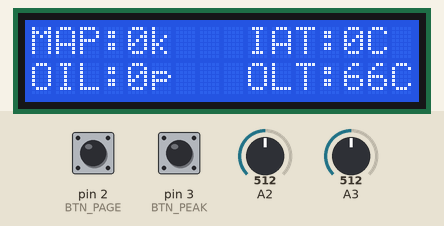
Recording of a sketch running on a simulated Arduino Uno, built with avr-gcc and run on an emulated ATmega328P. On the bench: 16×2 character LCD. The test bench sets the inputs (shaded band); at power-on: pin 3 (BTN_PEAK) HIGH, pin 2 (BTN_PAGE) HIGH, A2 = 512, A3 = 512. What the sketch prints to the serial monitor is not drawn.

Above: at 12.6 s.
12.7 s: pin 3 (BTN_PEAK) pulled LOW for 0.15 s
At 13.9 s:
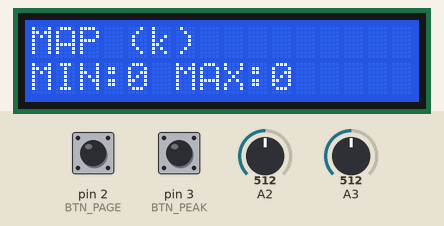
15.8 s: pin 2 (BTN_PAGE) pulled LOW for 0.15 s
At 17.4 s:
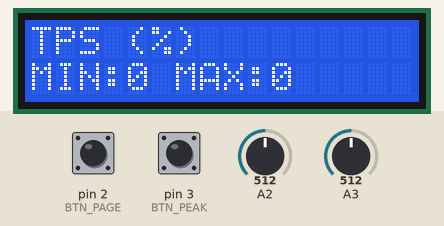
18.9 s: pin 2 (BTN_PAGE) pulled LOW for 1 s
At 21.7 s:
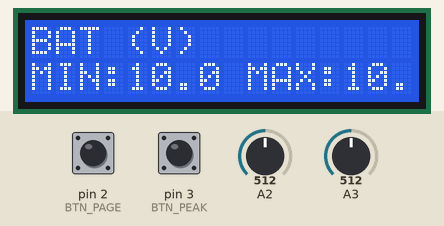
22.9 s: pin 3 (BTN_PEAK) pulled LOW for 1 s
At 24.7 s:
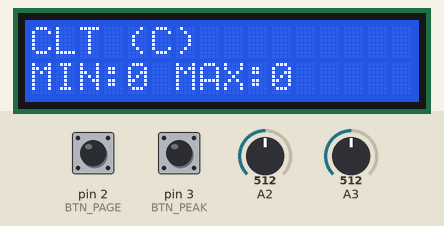
26.9 s: pin 2 (BTN_PAGE) pulled LOW for 0.15 s
At 27.9 s:
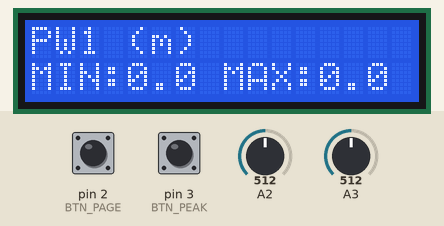
30.0 s: pin 3 (BTN_PEAK) pulled LOW for 0.15 s
At 31.3 s:
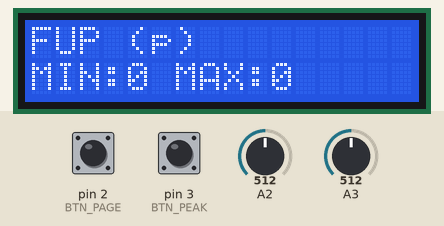

Measured:
- after the input at 12.7 s, the display: first changes after 0.15 s (image 1 shows a later state)
- after the input at 15.8 s, the display: first changes after 0.15 s (image 2 shows a later state)
- after the input at 18.9 s, the display: first changes after 1.0 s (image 3 shows a later state)
- after the input at 22.9 s, the display: first differs from a run without the input after 1.0 s (image 4 shows a later state)
- after the input at 26.9 s, the display: first changes after 0.15 s (image 5 shows a later state)
- after the input at 30.0 s, the display: first changes after 0.15 s (image 6 shows a later state)
- what the display in image 1 shows lasts 2.5 s, from 13.0 s to 15.5 s

The sketch:

ms2-display.ino
```cpp
// ========================================
// LANCER MONITOR - Modular Architecture
// ========================================

#include <Wire.h>
#include <LiquidCrystal_I2C.h>

// Incluir módulos del sistema
#include "data_types.h"
#include "config.h"
#include "sensor_direct.h"
#include "sensor_ms2.h"
#include "data_manager.h"
#include "alert_manager.h"
#include "display_helper.h"

// ========== GLOBAL OBJECTS ==========

LiquidCrystal_I2C lcd(LCD_ADDRESS, LCD_COLS, LCD_ROWS);
DataManager dataManager;
AlertManager alertManager(&dataManager);
DisplayHelper display(&lcd, &dataManager);

// ========== STATE ==========

uint8_t currentPage = 0;
bool showPeaks = false;
bool showUnitChange = false;
bool showFlagNotification = false;

// Marquee state
uint8_t marqueeIndex = 0;  // 0-3: cual valor está visible (line1.item1, line1.item2, line2.item1, line2.item2)
unsigned long lastMarqueeRotation = 0;

unsigned long lastUpdate = 0;
unsigned long peakViewStart = 0;
unsigned long unitChangeStart = 0;
unsigned long flagNotificationStart = 0;

// ========== SETUP ==========

void setup() {
  // Inicializar botones
  pinMode(BTN_PAGE, INPUT_PULLUP);
  pinMode(BTN_PEAK, INPUT_PULLUP);

  // Inicializar I2C
  Wire.begin();

  // Inicializar subsistemas
  dataManager.begin(TEST_MODE_DEFAULT);
  display.begin();

  // Mostrar mensaje de boot
  display.showBoot();
}

// ========== LOOP ==========

void loop() {
  handlePageButton();
  handlePeakButton();

  if (millis() - lastUpdate >= UPDATE_INTERVAL) {
    lastUpdate = millis();

    // Actualizar datos
    dataManager.update();

#if ENABLE_FLAG_NOTIFICATIONS
    // Verificar si hay nueva notificación de flag
    if (dataManager.hasFlagNotification() && !showFlagNotification) {
      showFlagNotification = true;
      flagNotificationStart = millis();
      display.clear();
    }
#endif

#if ENABLE_ALERTS
    // Verificar alertas
    alertManager.update();

    // Controlar backlight según alertas (blink)
    if (alertManager.shouldBlink()) {
      display.setBacklight(true);
    } else {
      display.setBacklight(false);
    }
#else
    // Alertas desactivadas - backlight siempre encendido
    display.setBacklight(true);
#endif

    // Manejar timeout de peaks
    if (showPeaks && millis() - peakViewStart > PEAK_VIEW_TIME) {
      showPeaks = false;
      marqueeIndex = 0;  // Reset marquee
      display.clear();
    }

    // Manejar rotación de marquee cuando está en modo peak
    if (showPeaks && millis() - lastMarqueeRotation > MARQUEE_INTERVAL) {
      lastMarqueeRotation = millis();
      marqueeIndex = (marqueeIndex + 1) % 4;  // Rotar entre 0-3
      display.clear();
    }

    // Manejar timeout de mensaje de unidad
    if (showUnitChange && millis() - unitChangeStart > UNIT_MSG_TIME) {
      showUnitChange = false;
      display.clear();
    }

#if ENABLE_FLAG_NOTIFICATIONS
    // Manejar timeout de notificación de flag
    if (showFlagNotification && millis() - flagNotificationStart > FLAG_NOTIFICATION_TIME) {
      showFlagNotification = false;
      dataManager.clearFlagNotification();
      display.clear();
    }
#endif

    // Renderizar pantalla
    if (!showUnitChange) {
#if ENABLE_FLAG_NOTIFICATIONS
      // Prioridad 1: Notificación de flag
      if (showFlagNotification) {
        FlagNotification notif = dataManager.getFlagNotification();
        display.showFlagNotification(notif.flagType, notif.newState);
      }
      else
#endif
#if ENABLE_ALERTS
      if (alertManager.isAlertActive()) {
        // Mostrar alerta en lugar de la página
        display.showAlert(alertManager.getAlertLine1(), alertManager.getAlertLine2());
      }
      else
#endif
      if (showPeaks) {
        display.renderPeaksMarquee(currentPage, marqueeIndex);
      } else {
        display.renderPage(currentPage);
      }
    }
  }
}

// ========== BUTTON HANDLERS ==========

void handlePageButton() {
  static bool lastState = HIGH;
  static unsigned long pressStart = 0;
  static bool longHandled = false;
  bool current = digitalRead(BTN_PAGE);

  if (lastState == HIGH && current == LOW) {
    pressStart = millis();
    longHandled = false;
  }

  // Long press: cambiar unidad
  if (current == LOW && !longHandled &&
      millis() - pressStart >= LONG_PRESS_TIME) {
    display.toggleUnit();
    showUnitChange = true;
    unitChangeStart = millis();
    longHandled = true;
  }

  // Short press: cambiar página
  if (lastState == LOW && current == HIGH && !longHandled) {
    currentPage = (currentPage + 1) % PAGE_COUNT;
    display.clear();
  }

  lastState = current;
}

void handlePeakButton() {
  static bool lastState = HIGH;
  static unsigned long pressStart = 0;
  static bool longHandled = false;

  bool current = digitalRead(BTN_PEAK);

  if (lastState == HIGH && current == LOW) {
    pressStart = millis();
    longHandled = false;
  }

  // Long press: reset peaks
  if (current == LOW && !longHandled &&
      millis() - pressStart >= LONG_PRESS_TIME) {
    dataManager.resetPeaks();
    display.showMessage(F("PEAK RESET"), F("DONE"), 1000);
    longHandled = true;
  }

  // Short press: mostrar peaks
  if (lastState == LOW && current == HIGH && !longHandled) {
    showPeaks = true;
    peakViewStart = millis();
    marqueeIndex = 0;  // Empezar desde primer valor
    lastMarqueeRotation = millis();
    display.clear();
  }

  lastState = current;
}
```

alert_manager.h
```cpp
#ifndef ALERT_MANAGER_H
#define ALERT_MANAGER_H

#include <Arduino.h>
#include "data_types.h"
#include "config.h"
#include "data_manager.h"

// ========== ALERT MANAGER CLASS ==========

// Mensajes de alerta en PROGMEM centrados con asteriscos (16 chars cada línea)
const char alert_cold_load[] PROGMEM = "***MOTOR FRIO***";
const char alert_cold_load2[] PROGMEM = "**NO ACELERAR!**";
const char alert_low_oil[] PROGMEM = "**BAJA PRESION**";
const char alert_low_oil2[] PROGMEM = "*****ACEITE*****";
const char alert_high_temp[] PROGMEM = "**SOBRECALENT.**";
const char alert_high_temp2[] PROGMEM = "*DETENER MOTOR!*";
const char alert_oil_press[] PROGMEM = "**OIL PRESSURE**";
const char alert_low[] PROGMEM = "******LOW!******";
const char alert_oil_temp[] PROGMEM = "*OIL TEMP HIGH!*";
const char alert_coolant[] PROGMEM = "**COOLANT HIGH**";
const char alert_battery[] PROGMEM = "**BATTERY VOLT**";
const char alert_afr[] PROGMEM = "***AFR UNSAFE***";
const char alert_boost_low[] PROGMEM = "Pres. Boost Baja!";
const char alert_boost_low2[] PROGMEM = "Nooo..! Monica!!!";
const char alert_boost_high[] PROGMEM = "Pres. Boost Alta!";
const char alert_boost_high2[] PROGMEM = "Danger 2 Manifold";

class AlertManager {
private:
  DataManager* dataManager;
  bool alertActive;
  AlertSeverity currentSeverity;
  unsigned long lastBlinkTime;
  bool blinkState;
  unsigned long alertStartTime;  // Cuándo se activó la alerta
  bool wasAlertActive;           // Estado previo para detectar nueva alerta

  // Tracking de alerta activa
  const char* alertLine1;
  const char* alertLine2;

  // Boost monitoring state variables
  bool underboost_active;
  bool overboost_active;
  bool overboost_critical;
  unsigned long underboost_condition_start;
  unsigned long overboost_condition_start;
  bool underboost_condition_met;
  bool overboost_condition_met;

  // Verificar una alerta simple (rango)
  bool checkRangeAlert(const AlertRange& alert) {
    if (!alert.enabled) return false;

    float value = dataManager->getValue(alert.type);
    return (value < alert.min || value > alert.max);
  }

  // Alerta: Motor frío + carga alta
  bool checkColdEngineHighLoad() {
    float clt = dataManager->getValue(VALUE_COOLANT_TEMP);
    float olt = dataManager->getValue(VALUE_OIL_TEMP);
    float tps = dataManager->getValue(VALUE_TPS);
    float map = dataManager->getValue(VALUE_MAP);

    // Motor considerado frío si ambos < 85°C
    bool engineCold = (clt < 85.0 && olt < 85.0);
    // Alta carga si TPS > 50% o MAP > 5 PSI boost
    bool highLoad = (tps > 50.0 || map > 5.0);

    return engineCold && highLoad;
  }

  // Alerta: Baja presión aceite con RPM altas
  bool checkLowOilPressure() {
    float oilPress = dataManager->getValue(VALUE_OIL_PRESSURE);
    float rpm = dataManager->getValue(VALUE_RPM);

    // Presión crítica: < 10 PSI con > 2000 RPM
    return (oilPress < 10.0 && rpm > 2000.0);
  }

  // Alerta: Temperaturas combinadas altas
  bool checkHighTempCombo() {
    float clt = dataManager->getValue(VALUE_COOLANT_TEMP);
    float olt = dataManager->getValue(VALUE_OIL_TEMP);

    // Ambas temperaturas altas
    return (clt > 105.0 && olt > 120.0);
  }

  // 🎯 Evaluar alertas de boost con condiciones sofisticadas
  // Retorna: 0 = OK, -1 = underboost, 1 = overboost, 2 = overboost crítico
  int checkBoostDeviation() {
    float mapActual = dataManager->getValue(VALUE_MAP);
    float mapTarget = dataManager->getValue(VALUE_MAP_TARGET);
    float tps = dataManager->getValue(VALUE_TPS);
    float rpm = dataManager->getValue(VALUE_RPM);

    // 🎯 CONDICIONES GENERALES - Verificar si debemos evaluar boost
    bool shouldEvaluate = (tps > 70.0) && (rpm > 3000.0) && (mapTarget > 150.0);

    if (!shouldEvaluate) {
      // Resetear todo si no cumplimos condiciones
      underboost_active = false;
      overboost_active = false;
      overboost_critical = false;
      underboost_condition_met = false;
      overboost_condition_met = false;
      underboost_condition_start = 0;
      overboost_condition_start = 0;
      return 0;
    }

    // Calcular desviación
    float deviation = mapActual - mapTarget;
    unsigned long now = millis();

    // 🔥 OVERBOOST CRÍTICO - Activación inmediata
    if (deviation > 25.0) {
      overboost_critical = true;
      return 2;  // Crítico
    }

    // Si el crítico estaba activo pero ya no, desactivarlo con histéresis
    if (overboost_critical && deviation <= 5.0) {
      overboost_critical = false;
    }

    // Si crítico sigue activo, retornarlo
    if (overboost_critical) {
      return 2;
    }

    // 🚨 OVERBOOST - Activar con +12 kPa durante 400ms
    if (deviation > 12.0) {
      if (!overboost_condition_met) {
        // Primera vez que detectamos la condición
        overboost_condition_met = true;
        overboost_condition_start = now;
      } else {
        // Verificar si ha pasado el tiempo necesario
        if (now - overboost_condition_start >= 400) {
          overboost_active = true;
        }
      }
    } else {
      // Condición no se cumple, resetear
      overboost_condition_met = false;
      overboost_condition_start = 0;
    }

    // Histéresis para desactivar overboost (volver a +5 kPa del target)
    if (overboost_active && deviation <= 5.0) {
      overboost_active = false;
    }

    // 🚨 UNDERBOOST - Activar con -15 kPa durante 800ms
    if (deviation < -15.0) {
      if (!underboost_condition_met) {
        // Primera vez que detectamos la condición
        underboost_condition_met = true;
        underboost_condition_start = now;
      } else {
        // Verificar si ha pasado el tiempo necesario
        if (now - underboost_condition_start >= 800) {
          underboost_active = true;
        }
      }
    } else {
      // Condición no se cumple, resetear
      underboost_condition_met = false;
      underboost_condition_start = 0;
    }

    // Histéresis para desactivar underboost (volver a -5 kPa del target)
    if (underboost_active && deviation >= -5.0) {
      underboost_active = false;
    }

    // Retornar estado actual
    if (overboost_active) {
      return 1;  // Overboost
    } else if (underboost_active) {
      return -1;  // Underboost
    }

    return 0;  // OK
  }

public:
  AlertManager(DataManager* dm) {
    dataManager = dm;
    alertActive = false;
    currentSeverity = ALERT_WARNING;
    lastBlinkTime = 0;
    blinkState = false;
    alertStartTime = 0;
    wasAlertActive = false;
    alertLine1 = nullptr;
    alertLine2 = nullptr;

    // Inicializar boost monitoring
    underboost_active = false;
    overboost_active = false;
    overboost_critical = false;
    underboost_condition_start = 0;
    overboost_condition_start = 0;
    underboost_condition_met = false;
    overboost_condition_met = false;
  }

  // Verificar todas las alertas
  void update() {
    bool previouslyActive = alertActive;
    alertActive = false;
    currentSeverity = ALERT_WARNING;
    alertLine1 = nullptr;
    alertLine2 = nullptr;

    // Verificar alertas simples (rango)
    for (uint8_t i = 0; i < ALERT_RANGE_COUNT; i++) {
      AlertRange alert;
      memcpy_P(&alert, &ALERT_RANGES[i], sizeof(AlertRange));

      if (checkRangeAlert(alert)) {
        alertActive = true;
        if (alert.severity == ALERT_CRITICAL) {
          currentSeverity = ALERT_CRITICAL;
        }

        // Asignar mensaje según tipo (prioridad a críticos)
        if (alert.type == VALUE_OIL_PRESSURE && alert.severity == ALERT_CRITICAL) {
          alertLine1 = alert_oil_press;
          alertLine2 = alert_low;
        }
        else if (alert.type == VALUE_OIL_TEMP) {
          alertLine1 = alert_oil_temp;
          alertLine2 = nullptr;
        }
        else if (alert.type == VALUE_COOLANT_TEMP) {
          alertLine1 = alert_coolant;
          alertLine2 = nullptr;
        }
        else if (alert.type == VALUE_BATTERY) {
          alertLine1 = alert_battery;
          alertLine2 = nullptr;
        }
        else if (alert.type == VALUE_AFR) {
          alertLine1 = alert_afr;
          alertLine2 = nullptr;
        }
      }
    }

    // Verificar alertas compuestas (prioridad sobre simples)
    if (checkColdEngineHighLoad()) {
      alertActive = true;
      currentSeverity = ALERT_WARNING;
      alertLine1 = alert_cold_load;
      alertLine2 = alert_cold_load2;
    }

    if (checkLowOilPressure()) {
      alertActive = true;
      currentSeverity = ALERT_CRITICAL;
      alertLine1 = alert_low_oil;
      alertLine2 = alert_low_oil2;
    }

    if (checkHighTempCombo()) {
      alertActive = true;
      currentSeverity = ALERT_CRITICAL;
      alertLine1 = alert_high_temp;
      alertLine2 = alert_high_temp2;
    }

    // Verificar desviación de boost (alerta especial)
    int boostStatus = checkBoostDeviation();
    if (boostStatus == -1) {  // Underboost
      alertActive = true;
      currentSeverity = ALERT_WARNING;
      alertLine1 = alert_boost_low;
      alertLine2 = alert_boost_low2;
    } else if (boostStatus == 1) {  // Overboost
      alertActive = true;
      currentSeverity = ALERT_CRITICAL;
      alertLine1 = alert_boost_high;
      alertLine2 = alert_boost_high2;
    } else if (boostStatus == 2) {  // Overboost crítico
      alertActive = true;
      currentSeverity = ALERT_CRITICAL;
      alertLine1 = alert_boost_high;
      alertLine2 = alert_boost_high2;
    }

    // Detectar nueva alerta para iniciar timer de blink
    if (alertActive && !previouslyActive) {
      alertStartTime = millis();
    }

    wasAlertActive = alertActive;
  }

  // Verificar si hay alguna alerta activa
  bool isAlertActive() {
    return alertActive;
  }

  // Obtener severidad de alerta actual
  AlertSeverity getSeverity() {
    return currentSeverity;
  }

  // Actualizar estado de blink (solo titila los primeros segundos)
  bool shouldBlink() {
    if (!alertActive) return true;  // Sin alerta, luz siempre encendida

    // Durá titilar solo 3 segundos para llamar atención
    unsigned long elapsedTime = millis() - alertStartTime;
    const unsigned long BLINK_DURATION = 3000;  // 3 segundos de blink

    if (elapsedTime > BLINK_DURATION) {
      return true;  // Después de 3s, luz fija para leer
    }

    // Durante los primeros 3s, titilar según severidad
    unsigned long blinkInterval = (currentSeverity == ALERT_CRITICAL) ? 200 : 500;

    if (millis() - lastBlinkTime >= blinkInterval) {
      blinkState = !blinkState;
      lastBlinkTime = millis();
    }

    return blinkState;
  }

  // Reset estado de alerta
  void reset() {
    alertActive = false;
    blinkState = false;
    alertStartTime = 0;
    wasAlertActive = false;
    alertLine1 = nullptr;
    alertLine2 = nullptr;

    // Resetear boost monitoring
    underboost_active = false;
    overboost_active = false;
    overboost_critical = false;
    underboost_condition_start = 0;
    overboost_condition_start = 0;
    underboost_condition_met = false;
    overboost_condition_met = false;
  }

  // Obtener mensajes de alerta
  const char* getAlertLine1() {
    return alertLine1;
  }

  const char* getAlertLine2() {
    return alertLine2;
  }
};

#endif
```

Source omitted: data_manager.h (11237 bytes), data_types.h (4566 bytes), display_helper.h (12438 bytes), sensor_direct.h (3827 bytes), sensor_ms2.h (9176 bytes), config.h (9158 bytes)
